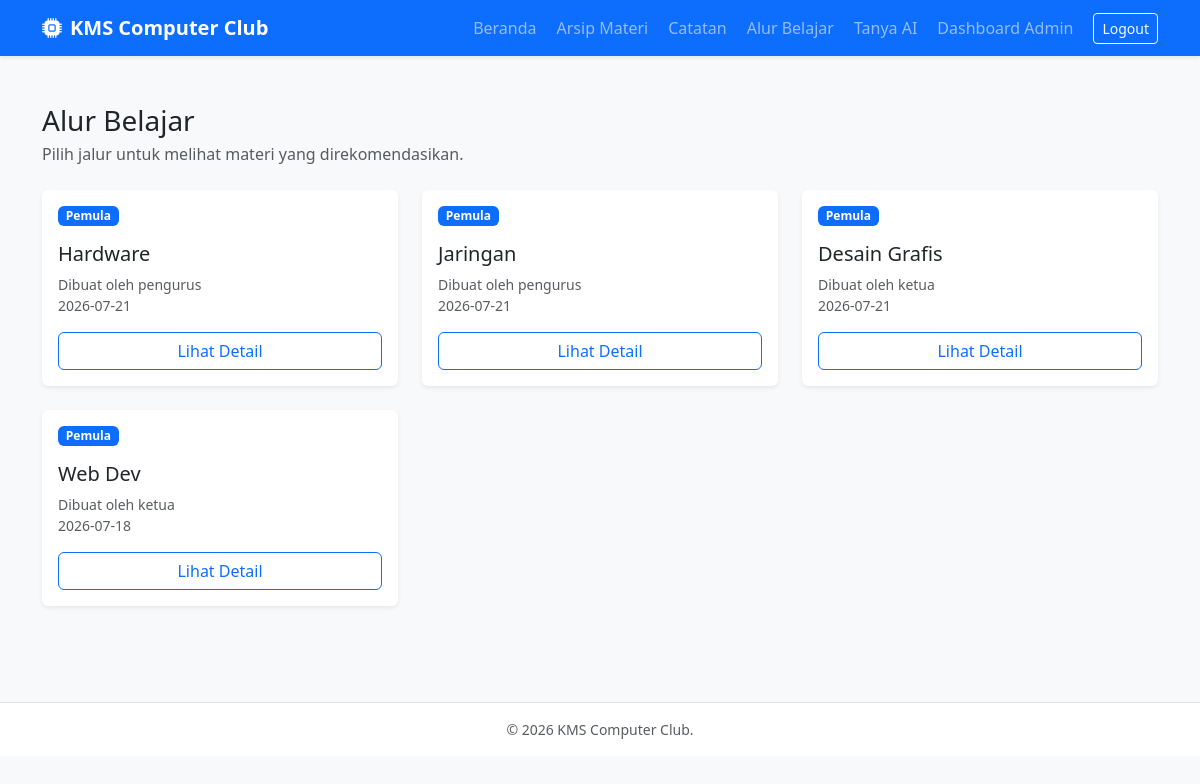
The app's page /portal/alur_belajar.php (signed in) with its own data.
### tables this page shows
CREATE TABLE `alur_pembelajaran` (
  `id_alur` int(11) NOT NULL,
  `id_user` int(11) NOT NULL,
  `nama_alur` varchar(255) NOT NULL,
  `tingkat_level` varchar(50) DEFAULT NULL,
  `status` enum('Draft','Published') DEFAULT 'Draft',
  `tgl_dibuat` date NOT NULL
);

CREATE TABLE `pengguna` (
  `id_user` int(11) NOT NULL,
  `nama_lengkap` varchar(150) NOT NULL,
  `kelas` varchar(50) NOT NULL,
  `username` varchar(100) NOT NULL,
  `password` varchar(255) NOT NULL,
  `kartu_pelajar` varchar(255) DEFAULT NULL,
  `status_akun` enum('Pending','Aktif','Ditolak') DEFAULT 'Pending',
  `alasan_masuk` text DEFAULT NULL,
  `role` enum('Super Admin','Admin','Anggota') NOT NULL DEFAULT 'Anggota'
);

### portal/alur_belajar.php (the view, shortened to what this page needs)
<?php
require_once '../config/koneksi.php';
$alur = $conn->query(
    "SELECT a.*, p.nama_lengkap
     FROM ALUR_PEMBELAJARAN a
     JOIN PENGGUNA p ON p.id_user = a.id_user
     WHERE a.status = 'Published'
     ORDER BY a.tgl_dibuat DESC, a.id_alur DESC"
)->fetchAll();
?>
<main class="container py-5">
    <div class="mb-4">
        <h1 class="h3 mb-1">Alur Belajar</h1>
        <p class="text-muted mb-0">Pilih jalur untuk melihat materi yang direkomendasikan.</p>
    </div>
    <div class="row g-4">
        <?php foreach ($alur as $a): ?>
            <div class="col-md-6 col-lg-4">
                <article class="card border-0 shadow-sm h-100">
                    <div class="card-body d-flex flex-column">
                        <span class="badge text-bg-primary align-self-start mb-3">
                            <?= htmlspecialchars($a['tingkat_level'] ?: 'Semua Level') ?>
                        </span>
                        <h2 class="h5"><?= htmlspecialchars($a['nama_alur']) ?></h2>
                        <p class="small text-muted flex-grow-1">
                            Dibuat oleh <?= htmlspecialchars($a['nama_lengkap']) ?><br>
                            <?= htmlspecialchars($a['tgl_dibuat']) ?>
                        </p>
                        <a class="btn btn-outline-primary" href="detail_alur.php?id=<?= $a['id_alur'] ?>">Lihat Detail</a>
                    </div>
                </article>
            </div>
        <?php endforeach; ?>
    </div>
</main>

### records on screen
alur_pembelajaran: tingkat_level "Pemula", nama_alur "Hardware", id_user.nama_lengkap "pengurus", tgl_dibuat "2026-07-21"
alur_pembelajaran: tingkat_level "Pemula", nama_alur "Jaringan", id_user.nama_lengkap "pengurus", tgl_dibuat "2026-07-21"
alur_pembelajaran: tingkat_level "Pemula", nama_alur "Desain Grafis", id_user.nama_lengkap "ketua", tgl_dibuat "2026-07-21"
alur_pembelajaran: tingkat_level "Pemula", nama_alur "Web Dev", id_user.nama_lengkap "ketua", tgl_dibuat "2026-07-18"
